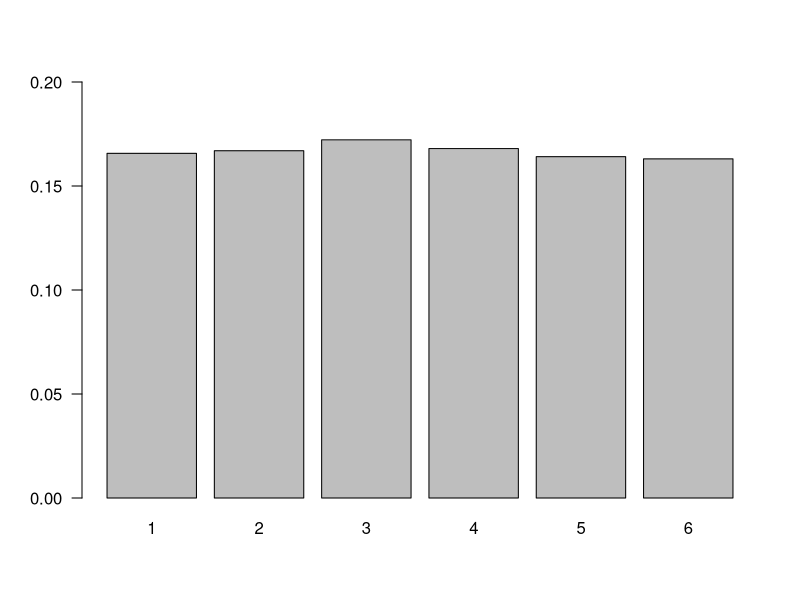
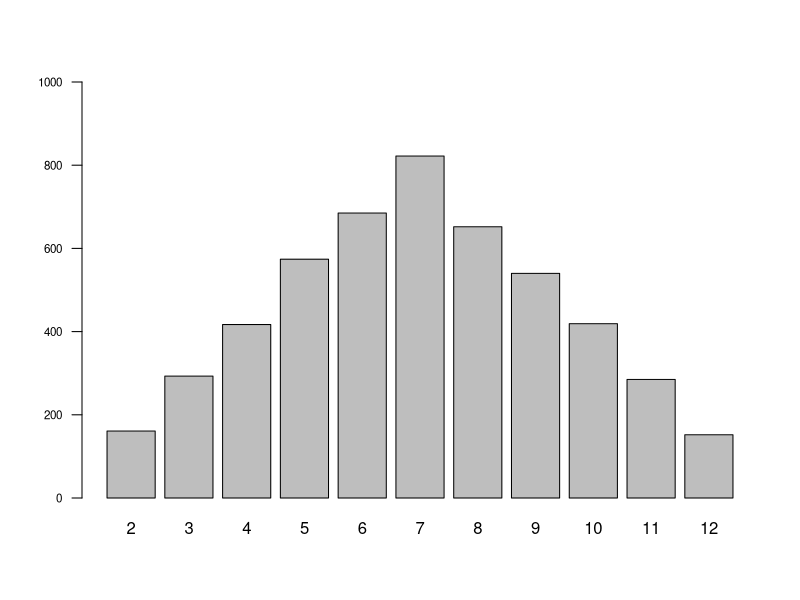
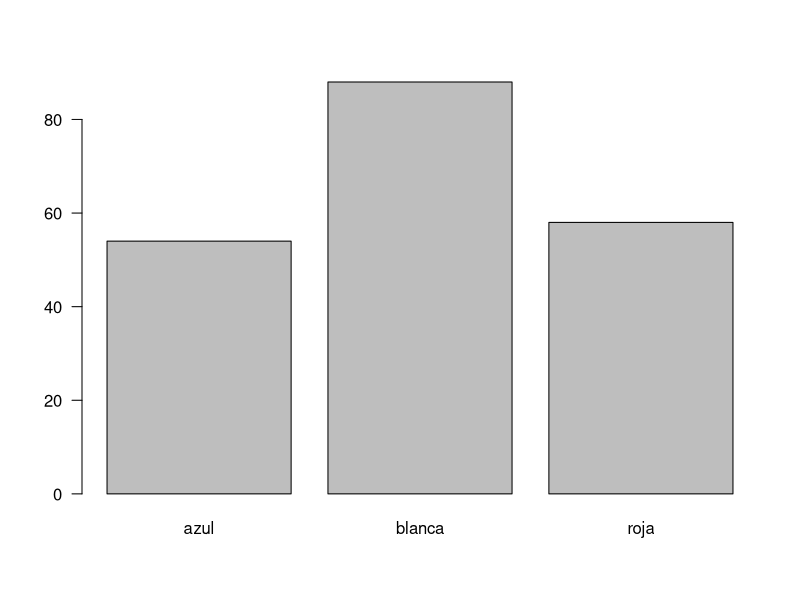

These figures' R source, in order:
## ---- chunk 1
knitr::opts_chunk$set(echo = TRUE, message = FALSE, warning = FALSE, comment = NA)
## ---- chunk 2
n=20000                            # tamaño de la muestra
x=sample(1:6,n, replace = TRUE)  # extracción de la muestra 
td1=prop.table(table(x))         # tabla de los resultados
barplot(td1, las=1, ylim = c(0,0.2))              # gráfico de los resultados
## ---- chunk 3
n=5000                               # tamaño de muestra
d1=sample(1:6,n, replace = TRUE)    # muestra dado 1
d2=sample(1:6,n, replace = TRUE)    # muestra dado 2
dados=data.frame(d1,d2)             #  creación de data.frame 
suma=apply(dados, 1, sum)           # obtención de la suma de los dos datos
barplot(table(suma), las=1,cex.axis=0.7, ylim = c(0,1000))  # gráfico  de la suma
## ---- chunk 4
u=sample(c("azul","blanca","roja"),  # vector con elementos 
       size=200,                    # tamaño de la muestra
       rep=TRUE,                   # con repeticion 
       prob=c(3,5,4))              # número de bolas por color
barplot(table(u), las=1)

## ---- chunk 5
x=c(20,60,100,30,140,50)
	m=matrix(x,ncol=2)
	rownames(m)=c("Adminitrativo","Operativo","Vendedor")
	colnames(m)=c("Mujer","Hombre")
	m
## ---- chunk 6
addmargins(m)
## ---- chunk 7
prop.table(m)
## ---- chunk 8
prop.table(m,1)
## ---- chunk 9
prop.table(m,2)
